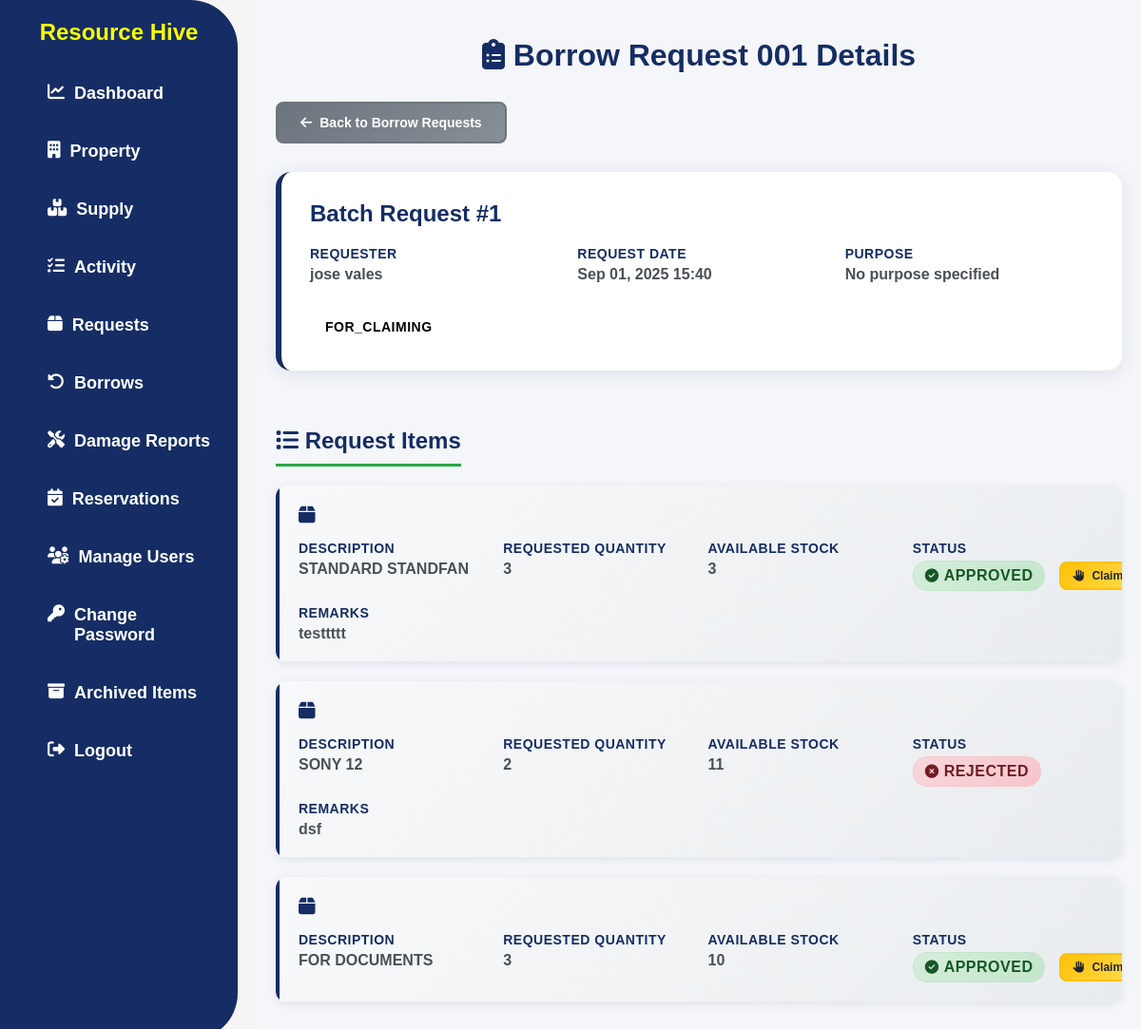
/borrow-batch-detail/1/ (signed in), run on an earlier commit of the app's database.
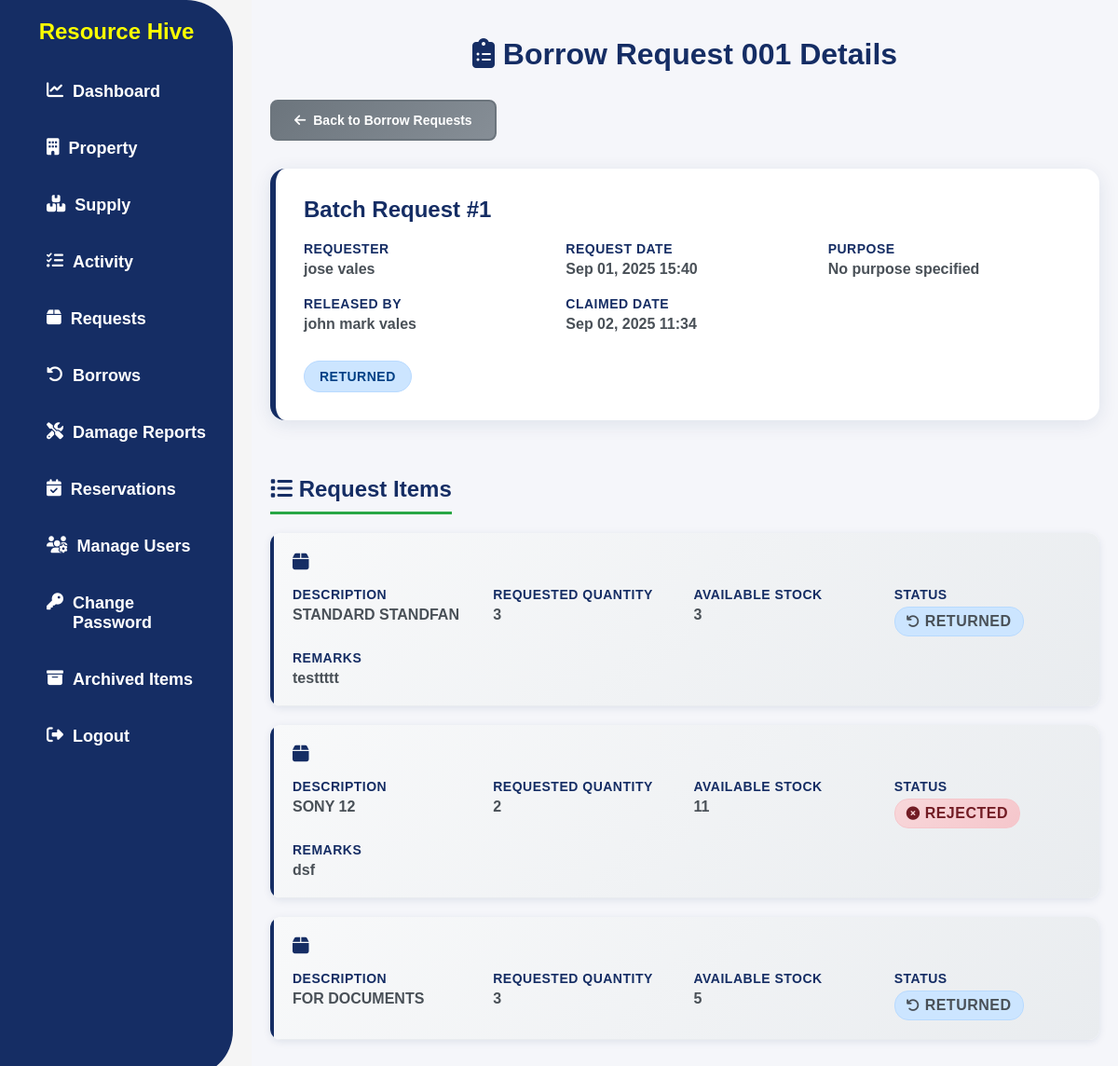
And on a later commit of the database.
### app/models.py (models this page shows, shortened)
class BorrowRequestBatch(models.Model):
    STATUS_CHOICES = [
        ('pending', 'Pending'),
        ('approved', 'Approved'),
        ('rejected', 'Rejected'),
        ('partially_approved', 'Partially Approved'),
        ('for_claiming', 'For Claiming'),
        ('active', 'Active'),
        ('returned', 'Returned'),
        ('overdue', 'Overdue'),
        ('completed', 'Completed'),
    ]
    user = models.ForeignKey(User, on_delete=models.CASCADE)
    request_date = models.DateTimeField(auto_now_add=True)
    purpose = models.TextField()
    status = models.CharField(max_length=20, choices=STATUS_CHOICES, default='pending')
    approved_date = models.DateTimeField(null=True, blank=True)
    claimed_date = models.DateTimeField(null=True, blank=True)
    returned_date = models.DateTimeField(null=True, blank=True)
    completed_date = models.DateTimeField(null=True, blank=True)
    claimed_by = models.ForeignKey(User, on_delete=models.SET_NULL, null=True, blank=True, related_name='claimed_borrow_requests')
    remarks = models.TextField(blank=True, null=True)
    class Meta:
        ordering = ['-request_date']

class BorrowRequestItem(models.Model):
    STATUS_CHOICES = [
        ('pending', 'Pending'),
        ('approved', 'Approved'),
        ('rejected', 'Rejected'),
        ('active', 'Active'),
        ('returned', 'Returned'),
        ('overdue', 'Overdue'),
        ('completed', 'Completed'),
    ]
    batch_request = models.ForeignKey(BorrowRequestBatch, on_delete=models.CASCADE, related_name='items')
    property = models.ForeignKey(Property, on_delete=models.CASCADE)
    quantity = models.PositiveIntegerField()  # Requested quantity
    approved_quantity = models.PositiveIntegerField(null=True, blank=True)  # Approved quantity
    return_date = models.DateField()  # Expected return date for this item
    actual_return_date = models.DateField(null=True, blank=True)  # Actual return date
    status = models.CharField(max_length=20, choices=STATUS_CHOICES, default='pending')
    approved = models.BooleanField(default=False)  # Keep for backward compatibility
    claimed_date = models.DateTimeField(null=True, blank=True)  # When item was claimed
    remarks = models.TextField(blank=True, null=True)
    class Meta:
        unique_together = ['batch_request', 'property']  # Prevent duplicate items in same batch

class Property(models.Model):
    CONDITION_CHOICES = [
        ('In good condition', 'In good condition'),
        ('Needing repair', 'Needing repair'),
        ('Unserviceable', 'Unserviceable'),
        ('Obsolete', 'Obsolete'),
        ('No longer needed', 'No longer needed'),
        ('Not used since purchased', 'Not used since purchased'),
    ]
    AVAILABILITY_CHOICES = [
        ('available', 'Available'),
        ('not_available', 'Not Available'),
    ]
    property_number = models.CharField(max_length=100, unique=True, null=True, blank=True)
    property_name = models.CharField(max_length=100)
    category = models.ForeignKey(PropertyCategory, on_delete=models.SET_NULL, null=True, blank=True)
    description = models.TextField(null=True, blank=True)
    barcode = models.CharField(max_length=150, unique=True, null=True, blank=True)
    unit_of_measure = models.CharField(max_length=50, null=True, blank=True)
    unit_value = models.DecimalField(
        max_digits=10, decimal_places=2,
        blank=True, null=True,
        validators=[MinValueValidator(0)]
    )
    overall_quantity = models.PositiveIntegerField(validators=[MinValueValidator(0)], default=0)
    quantity = models.PositiveIntegerField(validators=[MinValueValidator(0)], default=0)
    location = models.CharField(max_length=255, null=True, blank=True)
    condition = models.CharField(max_length=100, choices=CONDITION_CHOICES, default='In good condition')
    availability = models.CharField(max_length=20, choices=AVAILABILITY_CHOICES, default='available')
    is_archived = models.BooleanField(default=False)

### app/views.py (the view, shortened to what this page needs)
# urls.py: path('borrow-batch-detail/<int:batch_id>/', borrow_batch_request_detail, name='borrow_batch_request_detail'),
@permission_required('app.view_admin_module')
@login_required
def borrow_batch_request_detail(request, batch_id):
    batch_request = get_object_or_404(BorrowRequestBatch, id=batch_id)
    context = {
        'batch': batch_request,
        'items': batch_request.items.all().order_by('property__property_name')
    }
    return render(request, 'app/borrow_batch_request_detail.html', context)

### app/templates/app/borrow_batch_request_detail.html (shortened to what the changed rows need)
{% load static %}
<!DOCTYPE html>
<html lang="en">
<head>
  <link rel="stylesheet" href="{% static 'css/style.css' %}" />
  <link rel="stylesheet" href="https://cdnjs.cloudflare.com/ajax/libs/font-awesome/6.4.2/css/all.min.css" />
</head>
<body>
  {% include 'app/navbar.html' %}
  <div class="batch-details">
    {% if batch %}
      <h1 class="page-title">
        <i class="fas fa-clipboard-list"></i>
        Borrow Request {{ batch.id|stringformat:"03d" }} Details
      </h1>
      <div class="back-button-container">
        <a href="{% url 'user_borrow_requests' %}" class="btn btn-back">
          <i class="fas fa-arrow-left"></i> Back to Borrow Requests
        </a>
      </div>
      <div class="batch-header">
        <div class="batch-id">
          Batch Request #{{ batch.id }}
        </div>
        <div class="batch-info">
          <div class="info-item">
            <strong>Requester</strong>
            <span>
              {% if batch.user.first_name or batch.user.last_name %}
                {{ batch.user.first_name }} {{ batch.user.last_name }}
              {% else %}
                {{ batch.user.username }}
              {% endif %}
            </span>
          </div>
          <div class="info-item">
            <strong>Request Date</strong>
            <span>{{ batch.request_date|date:"M d, Y H:i" }}</span>
          </div>
          <div class="info-item">
            <strong>Purpose</strong>
            <span>{{ batch.purpose|default:"No purpose specified" }}</span>
          </div>
          {% if batch.claimed_by %}
          <div class="info-item">
            <strong>Released By</strong>
            <span>
              {% if batch.claimed_by.first_name or batch.claimed_by.last_name %}
                {{ batch.claimed_by.first_name }} {{ batch.claimed_by.last_name }}
              {% else %}
                {{ batch.claimed_by.username }}
              {% endif %}
            </span>
          </div>
          {% endif %}
          {% if batch.claimed_date %}
          <div class="info-item">
            <strong>Claimed Date</strong>
            <span>{{ batch.claimed_date|date:"M d, Y H:i" }}</span>
          </div>
          {% endif %}
        </div>
        <div class="batch-status status-{{ batch.status|lower }}">
          {{ batch.status|title }}
        </div>
      </div>
      <h2 style="color: #152d64; font-size: 24px; font-weight: 600; margin: 30px 0 20px 0; padding-bottom: 10px; border-bottom: 3px solid #28a745; display: inline-block;">
        <i class="fas fa-list"></i> Request Items
      </h2>
      {% for item in batch.items.all %}
      <div class="item-card">
        <div class="item-header">
          <h3>
            <i class="fas fa-box"></i>
          </h3>
          <div class="item-details">
            <div class="item-detail">
              <strong>Description</strong>
              <span>{{ item.property.description|default:"No description" }}</span>
            </div>
            <div class="item-detail">
              <strong>Requested Quantity</strong>
              <span>{{ item.quantity }}</span>
            </div>
            <div class="item-detail">
              <strong>Available Stock</strong>
              <span>{{ item.property.quantity|default:"N/A" }}</span>
            </div>
            <div class="item-detail">
              <strong>Status</strong>
              <span style="display: flex; align-items: center; gap: 15px;">
                <span class="status-badge status-{{ item.status|lower }}">
                  {% if item.status == 'pending' %}
                    <i class="fas fa-clock"></i>
                  {% elif item.status == 'approved' %}
                    <i class="fas fa-check-circle"></i>
                  {% elif item.status == 'rejected' %}
                    <i class="fas fa-times-circle"></i>
                  {% elif item.status == 'active' %}
                    <i class="fas fa-hand-paper"></i>
                  {% elif item.status == 'returned' %}
                    <i class="fas fa-undo"></i>
                  {% endif %}
                  {{ item.status|title }}
                </span>
                {% if user.is_staff and item.status == 'pending' %}
                  <div style="display: flex; gap: 10px;">
                    <form method="post" action="{% url 'approve_borrow_item' batch.id item.id %}" style="display: inline;">
                      {% csrf_token %}
                      <input type="hidden" name="remarks" id="remarks-approve-{{ item.id }}">
                      <button type="submit" class="btn btn-approve" onclick="document.getElementById('remarks-approve-{{ item.id }}').value = document.getElementById('remarks-{{ item.id }}').value; return confirm('Approve this item?')" style="padding: 6px 12px; font-size: 12px;">
                        <i class="fas fa-check"></i> Approve
                      </button>
                    </form>
                    <form method="post" action="{% url 'reject_borrow_item' batch.id item.id %}" style="display: inline;">
                      {% csrf_token %}
                      <input type="hidden" name="remarks" id="remarks-reject-{{ item.id }}">
                      <button type="submit" class="btn btn-reject" onclick="document.getElementById('remarks-reject-{{ item.id }}').value = document.getElementById('remarks-{{ item.id }}').value; return confirm('Reject this item?')" style="padding: 6px 12px; font-size: 12px;">
                        <i class="fas fa-times"></i> Reject
                      </button>
                    </form>
                  </div>
                {% elif user.is_staff and item.status == 'approved' %}
                  <form method="post" action="{% url 'claim_individual_borrow_item' batch.id item.id %}" style="display: inline;">
                    <button type="submit" class="btn btn-claim" onclick="return confirm('Mark as claimed?')" style="padding: 6px 12px; font-size: 12px;">
                      <i class="fas fa-hand-paper"></i> Claim
                    </button>
                  </form>
                {% endif %}
              </span>
            </div>
            {% if item.remarks %}
            <div class="item-detail">
              <strong>Remarks</strong>
              <span>{{ item.remarks }}</span>
            </div>
            {% endif %}
          </div>
        </div>
      </div>
      {% endfor %}
    {% endif %}
  </div>
</body>
</html>

What changed in the data, as far as the page shows it:
changed BorrowRequestBatch "No purpose specified": claimed_by_id empty → 1 (drawn); claimed_by.first_name (not shown) → "john mark"; claimed_by.last_name (not shown) → "vales"; claimed_date (not shown) → "Sep 02, 2025 11:34"; status "FOR_CLAIMING" → "RETURNED"
changed BorrowRequestItem "testtttt": status "APPROVED" → "RETURNED"; no longer shows "Claim"
changed BorrowRequestItem "FOR DOCUMENTS": property.quantity "10" → "5"; status "APPROVED" → "RETURNED"; no longer shows "Claim"
Also different on the page:
text now shown: "RELEASED BY CLAIMED DATE"
